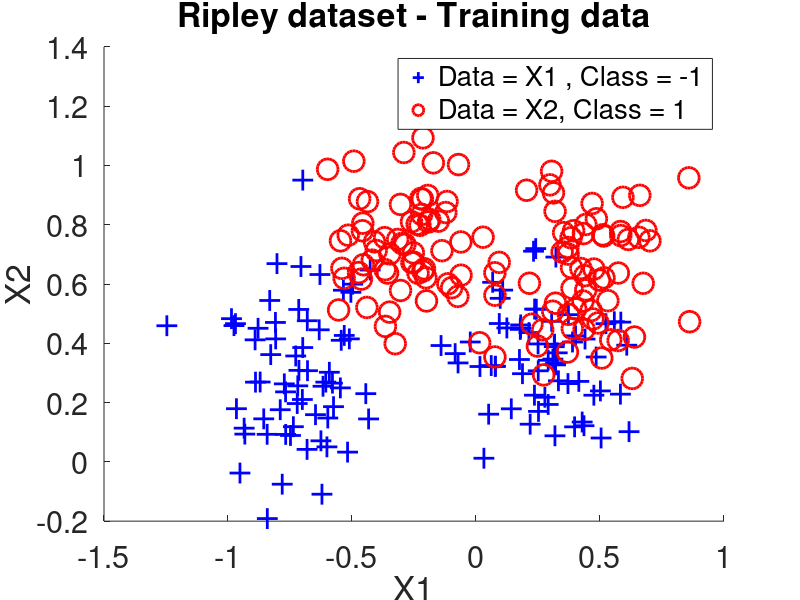

Here is the MATLAB script that generated this plot: (Note: this script raises an error after producing the figure.)
clc
clear all
close all
load ripley.mat

h = gscatter(Xtrain(:,1), Xtrain(:,2), Ytrain, 'br', '+o');
set(h ,'linewidth',2);
set(h, 'MarkerSize', 15);
set(gca,'FontSize',22);
xlabel('X1');
ylabel('X2');
title('Ripley dataset - Training data')
lgd = legend({'Data = X1 , Class = -1','Data = X2, Class = 1'},'Location','Best');
lgd.FontSize = 20;

figure,
h1 = gscatter(Xtest(:,1), Xtest(:,2), Ytest, 'km', 'xp');
set(h1 ,'linewidth',2);
set(h1, 'MarkerSize', 15);
set(gca,'FontSize',22);
xlabel('X1');
ylabel('X2');
title('Ripley dataset - Test data')
lgd1 = legend({'Data = X1 , Class = -1','Data = X2, Class = 1'},'Location','Best');
lgd1.FontSize = 20;

errLinear = [];
errPoly = [];
errRBF = [];
gammaOptimal_lin = [];
sigmaOptimal_lin = [];
gammaOptimal_poly = [];
sigmaOptimal_poly = [];
gammaOptimal_RBF = [];
sigmaOptimal_RBF = [];
for i=1:3
    [gam_lin ,sig2_lin , cost_lin ] = tunelssvm ({ Xtrain , Ytrain , 'c', [], [], 'lin_kernel'}, 'gridsearch', 'crossvalidatelssvm',{10, 'misclass'});
    [gam_poly ,sig2_poly , cost_poly ] = tunelssvm ({ Xtrain , Ytrain , 'c', [], [], 'poly_kernel'}, 'gridsearch', 'crossvalidatelssvm',{10, 'misclass'});
    [gam_RBF ,sig2_RBF , cost_RBF ] = tunelssvm ({ Xtrain , Ytrain , 'c', [], [], 'RBF_kernel'}, 'gridsearch', 'crossvalidatelssvm',{10, 'misclass'});    
    gammaOptimal_lin = [gammaOptimal_lin ;gam_lin ];
    sigmaOptimal_lin = [sigmaOptimal_lin ; sig2_lin];
    gammaOptimal_poly = [gammaOptimal_poly; gam_poly];
    sigmaOptimal_poly = [sigmaOptimal_poly; sig2_lin];
    gammaOptimal_RBF = [gammaOptimal_RBF; gam_RBF];
    sigmaOptimal_RBF = [sigmaOptimal_RBF; sig2_RBF];
    format short g
    gamma = [gam_lin, gam_poly, gam_RBF] ;
    sigma2 = [sig2_lin, sig2_poly, sig2_RBF];
    kernel = ["lin_kernel" , "poly_kernel", "RBF_kernel"] ;
    type = 'c' ;
    for i=1:3
        gam = gamma(i)
        sig2 = sigma2(i) 
        ker = kernel(i) 
        if(strcmp(ker,'lin_kernel') == 1)
            [alpha,b] = trainlssvm({Xtrain,Ytrain,type,gam,[],'lin_kernel'});
            figure; plotlssvm({Xtrain,Ytrain,type,gam,[],'lin_kernel','preprocess'},{alpha,b});
            [Yest, Zt] = simlssvm({Xtrain,Ytrain,type,gam,[],'lin_kernel'}, {alpha,b}, Xtest);
            set(gca,'FontSize',20)
            err = sum(Yest~=Ytest);
            err_lin = err/length(Ytest)*100 ;
            roc( Zt , Ytest );
            set(gca,'FontSize',20)
        elseif (strcmp(ker,'poly_kernel')== 1)
            t = 1;
            degree = 3;
            [alpha,b] = trainlssvm({Xtrain,Ytrain,type,gam,[t; degree],ker});
            figure; plotlssvm({Xtrain,Ytrain,type,gam,[t; degree],'poly_kernel','preprocess'},{alpha,b});
            set(gca,'FontSize',20)
            [Yest, Zt] = simlssvm({Xtrain,Ytrain,type,gam,[t; degree],ker}, {alpha,b}, Xtest);
            err = sum(Yest~=Ytest);
            err_poly = err/length(Ytest)*100 ;
            roc( Zt , Ytest );
            set(gca,'FontSize',20)
        else
            [alpha,b] = trainlssvm({Xtrain,Ytrain,type,gam,sig2,ker});
            figure; plotlssvm({Xtrain,Ytrain,type,gam,sig2,'RBF_kernel','preprocess'},{alpha,b});
            set(gca,'FontSize',20)
            [Yest, Zt] = simlssvm({Xtrain,Ytrain,type,gam,sig2,ker}, {alpha,b}, Xtest);
            err = sum(Yest~=Ytest);
            err_RBF = err/length(Ytest)*100 ; 
            roc( Zt , Ytest );
            set(gca,'FontSize',20)
        end
    end
end